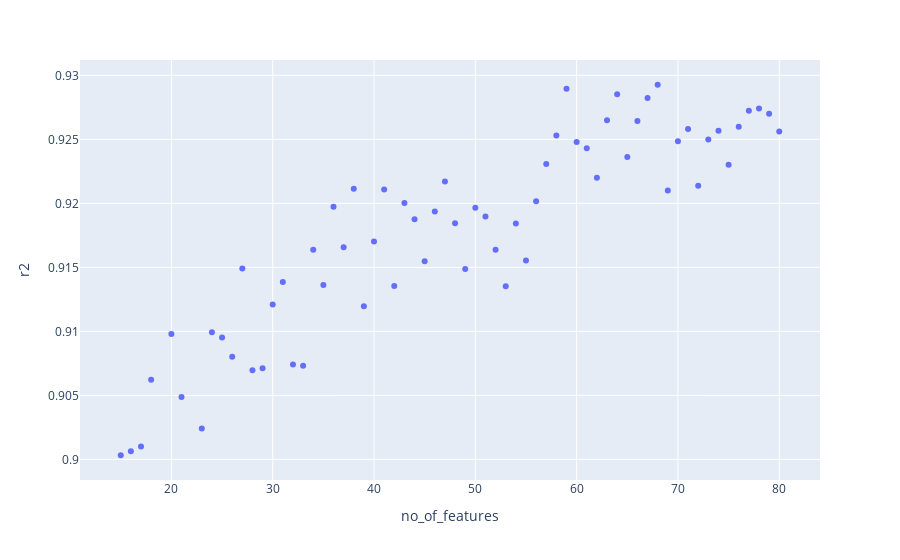

Notebook cell for this chart:
### Code cell
px.scatter(an_df,x='no_of_features',y='r2')

### Figure 1 — Plotly figure (JSON) as saved in the notebook; plotly's stock layout.template omitted (floating-point values rounded to 4 significant figures)
{"data": [{"hovertemplate": "no_of_features=%{x}<br>r2=%{y}<extra></extra>", "legendgroup": "", "marker": {"color": "#636efa", "symbol": "circle"}, "mode": "markers", "name": "", "orientation": "v", "showlegend": false, "type": "scatter", "x": [15, 16, 17, 18, 20, 21, 23, 24, 25, 26, 27, 28, 29, 30, 31, 32, 33, 34, 35, 36, 37, 38, 39, 40, 41, 42, 43, 44, 45, 46, 47, 48, 49, 50, 51, 52, 53, 54, 55, 56, 57, 58, 59, 60, 61, 62, 63, 64, 65, 66, 67, 68, 69, 70, 71, 72, 73, 74, 75, 76, 77, 78, 79, 80], "xaxis": "x", "y": [0.9003, 0.9006, 0.901, 0.9062, 0.9098, 0.9049, 0.9024, 0.9099, 0.9095, 0.908, 0.9149, 0.907, 0.9071, 0.9121, 0.9139, 0.9074, 0.9073, 0.9164, 0.9136, 0.9197, 0.9166, 0.9211, 0.912, 0.917, 0.9211, 0.9136, 0.92, 0.9188, 0.9155, 0.9194, 0.9217, 0.9185, 0.9149, 0.9197, 0.919, 0.9164, 0.9135, 0.9184, 0.9155, 0.9202, 0.9231, 0.9253, 0.929, 0.9248, 0.9243, 0.922, 0.9265, 0.9285, 0.9236, 0.9264, 0.9282, 0.9293, 0.921, 0.9249, 0.9258, 0.9214, 0.925, 0.9257, 0.923, 0.926, 0.9272, 0.9274, 0.927, 0.9256], "yaxis": "y"}], "layout": {"legend": {"tracegroupgap": 0}, "margin": {"t": 60}, "xaxis": {"anchor": "y", "domain": [0, 1], "title": {"text": "no_of_features"}}, "yaxis": {"anchor": "x", "domain": [0, 1], "title": {"text": "r2"}}}}
